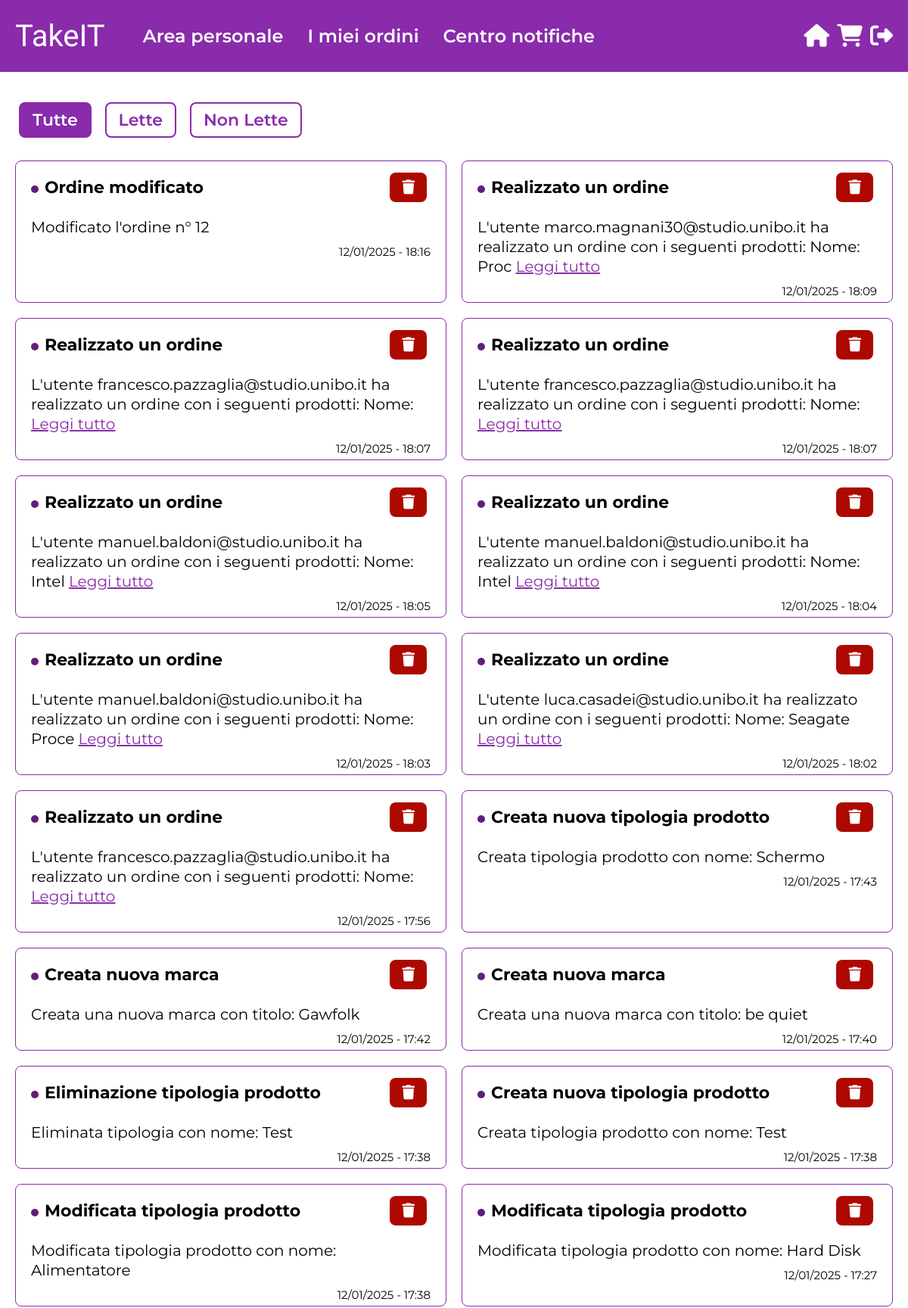
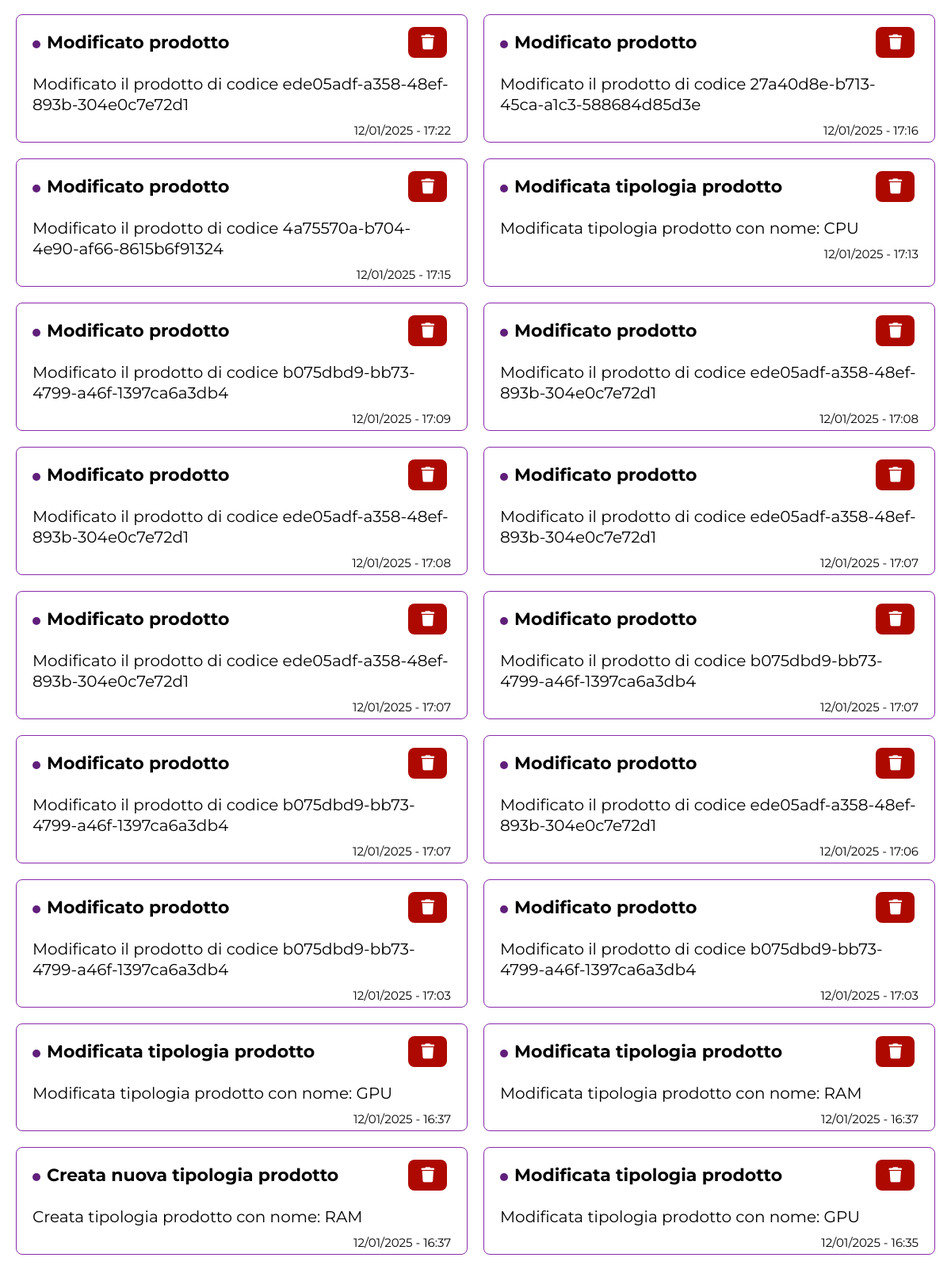
The page /TakeIT/notifiche.php (signed in, upper part) on the database its author committed (2 pictures, top to bottom).
### tables this page shows
CREATE TABLE `notifica` (
  `codice` int(11) NOT NULL,
  `titolo` varchar(255) NOT NULL,
  `contenuto` text NOT NULL,
  `letta` tinyint(1) DEFAULT 0,
  `dataOraCreazione` datetime NOT NULL,
  `utenteEmail` varchar(255) NOT NULL,
  `tipologia` varchar(255) NOT NULL
);

### TakeIT/db/database.php (called while the page is built, shortened)
<?php
class DatabaseHelper{
    private $db;
    public function __construct($servername, $username, $password, $dbname){
        $this->db = new mysqli($servername, $username, $password, $dbname);
    }
    public function getNotificheUtente($email_utente){
        $stmt = $this->db->prepare("SELECT * FROM notifica WHERE utenteEmail = ? ORDER BY dataOraCreazione DESC");
        $stmt->bind_param('s',$email_utente);
        $stmt->execute();
        $result = $stmt->get_result();
        return $result->fetch_all(MYSQLI_ASSOC);
    }
}
?>

### TakeIT/bootstrap.php (called while the page is built, shortened)
<?php
require_once("db/database.php");
$dbh = new DatabaseHelper("localhost", "root", "Burberino!202021", "ecommerce_tw");
?>

### TakeIT/template/centro-notifiche.php (the view, shortened to what this page needs)
<header>
    <?php if(count($templateParams["notifiche"]) == 0): ?>
        <article>
            <p>Non ci sono notifiche</p>
        </article>
    <?php else:
        $notifiche = $templateParams["notifiche"];
        ?>
        <ul>
            <li>
                <button id="btnTutte" type="button" name="tutte" aria-label="Mostra tutte le notifiche" onclick="mostraTutte()">Tutte</button>
            </li>
            <li>
                <button id="btnLette" type="button" name="lette" aria-label="Mostra notifiche lette" onclick="mostraLette()">Lette</button>
            </li>
            <li>
                <button id="btnNonLette" type="button" name="non-lette" aria-label="Mostra notifiche non lette" onclick="mostraNonLette()">Non Lette</button>
            </li>
        </ul>
</header>
<section>
    <?php foreach($notifiche as $notifica):
        $contenuto = $notifica["contenuto"];
        $isLong = strlen($contenuto) > 100;
    ?>
        <article data-codice-notifica="<?php echo $notifica['codice'] ?>" data-notifica-letta="<?php echo $notifica['letta'] ? 'true' : 'false'; ?>" onclick="segnaComeLetta(this)">
            <header>
                <h3><?php echo $notifica["titolo"] ?></h3>
                <button type="button" aria-label="Elimina questa notifica" onclick="eliminaNotifica(<?php echo $notifica['codice']; ?>)">
                    <span aria-hidden="true" class="fa-solid fa-trash"></span>
                </button>
            </header>
            <p>
                <?php echo substr($contenuto, 0, 100); ?>
                <?php if($isLong): ?>
                    <button type="button" onclick="toggleContent(event, this)">Leggi tutto</button>
                <?php endif; ?>
            </p>
            <footer>
                <time datetime="<?php echo date('c', strtotime($notifica['dataOraCreazione'])); ?>">
                    <?php echo date('d/m/Y - H:i', strtotime($notifica['dataOraCreazione'])); ?>
                </time>
            </footer>
        </article>
    <?php endforeach; ?>
</section>
<?php endif; ?>

### TakeIT/css/system.css (style rules this page uses)
:root { --color-primary-300: #892BAB; --color-primary-500: #6E238A; --color-primary-700: #601F7A; --color-error: #AD0900; --color-error-dark: #850700; --color-dark-gray: #B8B8B8; --color-light-gray: #F5F5F5; --color-gray: #D9D9D9; --color-success: #2C6426; --color-success-dark: #255520; }
html { scroll-behavior: smooth; }
body, h1, h2, a, p, input, button { margin: 0; padding: 0; }
body { font-family: "Montserrat", sans-serif; color: #000000; background-color: #ffffff; }

### TakeIT/css/notifiche.css (style rules this page uses)
header > ul { display: flex; justify-content: center; gap: 8px; margin: 0px; padding: 0px; list-style-type: none; }
header button { background-color: #FFFFFF; border: 2px solid var(--color-primary-300); color: var(--color-primary-300); padding: 8px 16px; margin: 10px 5px; border-radius: 8px; font-size: 16px; cursor: pointer; transition: all 0.3s ease; font-weight: 600; }
header > ul > li:first-child > button { background-color: var(--color-primary-300); color: #ffffff; border: 2px solid var(--color-primary-300); box-shadow: 0 4px 8px rgba(0, 0, 0, 0.2); }
article { background-color: #ffffff; border: 1px solid var(--color-primary-300); border-radius: 8px; margin: 20px 0px; padding: 5px 20px; }
article > header { display: flex; justify-content: space-between; align-items: center; margin-bottom: 10px; }
article > header > h3 { font-size: 19px; color: #000000; margin: 0; }
article > p { font-size: 16px; color: #000000; margin: 10px 0; line-height: 24px; }
article > footer { display: flex; justify-content: flex-end; font-size: 10px; }
article > header > button { background-color: var(--color-error); border: none; color: #FFFFFF; font-size: 19px; cursor: pointer; transition: transform 0.3s ease; }
article[data-notifica-letta="false"] h3::before { content: ''; display: inline-block; width: 10px; height: 10px; background-color: var(--color-primary-700); border-radius: 50%; margin-right: 8px; }
article > p > button { background: none; border: none; color: var(--color-primary-300); cursor: pointer; font-size: 14px; text-decoration: underline; }
@media (min-width: 768px) { header > ul { justify-content: flex-start; margin-bottom: 20px; } }
@media (min-width: 768px) { header > ul > li> button { font-size: 22px; } }
@media (min-width: 768px) { main > section { display: grid; grid-template-columns: repeat(2, 1fr); gap: 20px; } }
@media (min-width: 768px) { article { margin: 0; } }
@media (min-width: 768px) { article > header > h3 { font-size: 22px; } }
@media (min-width: 768px) { article > p { font-size: 20px; line-height: 26px; } }
@media (min-width: 768px) { article > p> button { font-size: 20px; line-height: 26px; } }
@media (min-width: 768px) { article > footer { font-size: 15px; } }
@media (min-width: 768px) { header button { font-size: 18px; } }

### rows shown on the page
notifica: titolo "Ordine modificato", contenuto "Modificato l'ordine n° 12", dataOraCreazione "12/01/2025 - 18:16"
notifica: titolo "Realizzato un ordine", contenuto "L'utente marco.magnani30@studio.unibo.it ha realizzato un ordine con i seguenti prodotti: Nome: Proc", dataOraCreazione "12/01/2025 - 18:09"
notifica: titolo "Realizzato un ordine", contenuto "L'utente francesco.pazzaglia@studio.unibo.it ha realizzato un ordine con i seguenti prodotti: Nome:", dataOraCreazione "12/01/2025 - 18:07"
notifica: titolo "Realizzato un ordine", contenuto "L'utente francesco.pazzaglia@studio.unibo.it ha realizzato un ordine con i seguenti prodotti: Nome:", dataOraCreazione "12/01/2025 - 18:07"
notifica: titolo "Realizzato un ordine", contenuto "L'utente manuel.baldoni@studio.unibo.it ha realizzato un ordine con i seguenti prodotti: Nome: Intel", dataOraCreazione "12/01/2025 - 18:05"
notifica: titolo "Realizzato un ordine", contenuto "L'utente manuel.baldoni@studio.unibo.it ha realizzato un ordine con i seguenti prodotti: Nome: Intel", dataOraCreazione "12/01/2025 - 18:04"
notifica: titolo "Realizzato un ordine", contenuto "L'utente manuel.baldoni@studio.unibo.it ha realizzato un ordine con i seguenti prodotti: Nome: Proce", dataOraCreazione "12/01/2025 - 18:03"
notifica: titolo "Realizzato un ordine", contenuto "L'utente luca.casadei@studio.unibo.it ha realizzato un ordine con i seguenti prodotti: Nome: Seagate", dataOraCreazione "12/01/2025 - 18:02"
notifica: titolo "Realizzato un ordine", contenuto "L'utente francesco.pazzaglia@studio.unibo.it ha realizzato un ordine con i seguenti prodotti: Nome:", dataOraCreazione "12/01/2025 - 17:56"
notifica: titolo "Creata nuova tipologia prodotto", contenuto "Creata tipologia prodotto con nome: Schermo", dataOraCreazione "12/01/2025 - 17:43"
notifica: titolo "Creata nuova marca", contenuto "Creata una nuova marca con titolo: Gawfolk", dataOraCreazione "12/01/2025 - 17:42"
notifica: titolo "Creata nuova marca", contenuto "Creata una nuova marca con titolo: be quiet", dataOraCreazione "12/01/2025 - 17:40"
notifica: titolo "Eliminazione tipologia prodotto", contenuto "Eliminata tipologia con nome: Test", dataOraCreazione "12/01/2025 - 17:38"
notifica: titolo "Creata nuova tipologia prodotto", contenuto "Creata tipologia prodotto con nome: Test", dataOraCreazione "12/01/2025 - 17:38"
notifica: titolo "Modificata tipologia prodotto", contenuto "Modificata tipologia prodotto con nome: Alimentatore", dataOraCreazione "12/01/2025 - 17:38"
notifica: titolo "Modificata tipologia prodotto", contenuto "Modificata tipologia prodotto con nome: Hard Disk", dataOraCreazione "12/01/2025 - 17:27"
notifica: titolo "Modificato prodotto", contenuto "Modificato il prodotto di codice ede05adf-a358-48ef-893b-304e0c7e72d1", dataOraCreazione "12/01/2025 - 17:22"
notifica: titolo "Modificato prodotto", contenuto "Modificato il prodotto di codice 27a40d8e-b713-45ca-a1c3-588684d85d3e", dataOraCreazione "12/01/2025 - 17:16"
notifica: titolo "Modificato prodotto", contenuto "Modificato il prodotto di codice 4a75570a-b704-4e90-af66-8615b6f91324", dataOraCreazione "12/01/2025 - 17:15"
notifica: titolo "Modificata tipologia prodotto", contenuto "Modificata tipologia prodotto con nome: CPU", dataOraCreazione "12/01/2025 - 17:13"
notifica: titolo "Modificato prodotto", contenuto "Modificato il prodotto di codice b075dbd9-bb73-4799-a46f-1397ca6a3db4", dataOraCreazione "12/01/2025 - 17:09"
notifica: titolo "Modificato prodotto", contenuto "Modificato il prodotto di codice ede05adf-a358-48ef-893b-304e0c7e72d1", dataOraCreazione "12/01/2025 - 17:08"
notifica: titolo "Modificato prodotto", contenuto "Modificato il prodotto di codice ede05adf-a358-48ef-893b-304e0c7e72d1", dataOraCreazione "12/01/2025 - 17:08"
notifica: titolo "Modificato prodotto", contenuto "Modificato il prodotto di codice ede05adf-a358-48ef-893b-304e0c7e72d1", dataOraCreazione "12/01/2025 - 17:07"
notifica: titolo "Modificato prodotto", contenuto "Modificato il prodotto di codice ede05adf-a358-48ef-893b-304e0c7e72d1", dataOraCreazione "12/01/2025 - 17:07"
notifica: titolo "Modificato prodotto", contenuto "Modificato il prodotto di codice b075dbd9-bb73-4799-a46f-1397ca6a3db4", dataOraCreazione "12/01/2025 - 17:07"
notifica: titolo "Modificato prodotto", contenuto "Modificato il prodotto di codice b075dbd9-bb73-4799-a46f-1397ca6a3db4", dataOraCreazione "12/01/2025 - 17:07"
notifica: titolo "Modificato prodotto", contenuto "Modificato il prodotto di codice ede05adf-a358-48ef-893b-304e0c7e72d1", dataOraCreazione "12/01/2025 - 17:06"
notifica: titolo "Modificato prodotto", contenuto "Modificato il prodotto di codice b075dbd9-bb73-4799-a46f-1397ca6a3db4", dataOraCreazione "12/01/2025 - 17:03"
notifica: titolo "Modificato prodotto", contenuto "Modificato il prodotto di codice b075dbd9-bb73-4799-a46f-1397ca6a3db4", dataOraCreazione "12/01/2025 - 17:03"
notifica: titolo "Modificata tipologia prodotto", contenuto "Modificata tipologia prodotto con nome: GPU", dataOraCreazione "12/01/2025 - 16:37"
notifica: titolo "Modificata tipologia prodotto", contenuto "Modificata tipologia prodotto con nome: RAM", dataOraCreazione "12/01/2025 - 16:37"
notifica: titolo "Creata nuova tipologia prodotto", contenuto "Creata tipologia prodotto con nome: RAM", dataOraCreazione "12/01/2025 - 16:37"
notifica: titolo "Modificata tipologia prodotto", contenuto "Modificata tipologia prodotto con nome: GPU", dataOraCreazione "12/01/2025 - 16:35"
